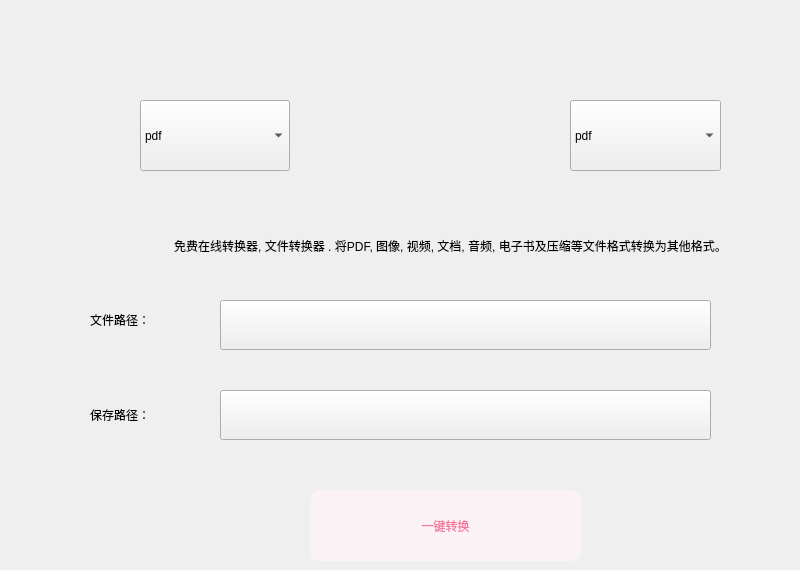
    <widget class="QWidget" name="page_1">
     <widget class="QComboBox" name="comboBox">
      <property name="geometry">
       <rect>
        <x>140</x>
        <y>100</y>
        <width>150</width>
        <height>71</height>
       </rect>
      </property>
      <property name="styleSheet">
       <string notr="true">font: 87 25pt &quot;Arial Black&quot;;</string>
      </property>
      <item>
       <property name="text">
        <string>pdf</string>
       </property>
      </item>
      <item>
       <property name="text">
        <string>image</string>
       </property>
      </item>
      <item>
       <property name="text">
        <string>word</string>
       </property>
      </item>
     </widget>
     <widget class="QComboBox" name="comboBox_2">
      <property name="geometry">
       <rect>
        <x>570</x>
        <y>100</y>
        <width>151</width>
        <height>71</height>
       </rect>
      </property>
      <property name="styleSheet">
       <string notr="true">font: 87 25pt &quot;Arial Black&quot;;</string>
      </property>
      <item>
       <property name="text">
        <string>pdf</string>
       </property>
      </item>
      <item>
       <property name="text">
        <string>image</string>
       </property>
      </item>
      <item>
       <property name="text">
        <string>word</string>
       </property>
      </item>
     </widget>
     <widget class="QLabel" name="label_12">
      <property name="geometry">
       <rect>
        <x>370</x>
        <y>80</y>
        <width>121</width>
        <height>111</height>
       </rect>
      </property>
      <property name="styleSheet">
       <string notr="true">border: 0px solid black;</string>
      </property>
      <property name="text">
       <string/>
      </property>
      <property name="pixmap">
       <pixmap>C:/Users/29549/Pictures/导 (2).png</pixmap>
      </property>
      <property name="scaledContents">
       <bool>true</bool>
      </property>
     </widget>
     <widget class="QLabel" name="label_32">
      <property name="geometry">
       <rect>
        <x>90</x>
        <y>300</y>
        <width>111</width>
        <height>40</height>
       </rect>
      </property>
      <property name="styleSheet">
       <string notr="true">border: 0px solid;
font: 75 18pt &quot;微软雅黑&quot;;</string>
      </property>
      <property name="text">
       <string>文件路径：</string>
      </property>
     </widget>
     <widget class="QLabel" name="label_33">
      <property name="geometry">
       <rect>
        <x>90</x>
        <y>390</y>
        <width>111</width>
        <height>50</height>
       </rect>
      </property>
      <property name="styleSheet">
       <string notr="true">border: 0px solid;
font: 75 18pt &quot;微软雅黑&quot;;</string>
      </property>
      <property name="text">
       <string>保存路径：</string>
      </property>
     </widget>
     <widget class="QPushButton" name="pushButton_4">
      <property name="geometry">
       <rect>
        <x>220</x>
        <y>390</y>
        <width>491</width>
        <height>50</height>
       </rect>
      </property>
      <property name="styleSheet">
       <string notr="true">font: 87 12pt &quot;Arial Black&quot;;</string>
      </property>
      <property name="text">
       <string/>
      </property>
     </widget>
     <widget class="QLabel" name="label_34">
      <property name="geometry">
       <rect>
        <x>110</x>
        <y>230</y>
        <width>681</width>
        <height>31</height>
       </rect>
      </property>
      <property name="styleSheet">
       <string notr="true">border: 0px solid black;</string>
      </property>
      <property name="text">
       <string>免费在线转换器, 文件转换器 . 将PDF, 图像, 视频, 文档, 音频, 电子书及压缩等文件格式转换为其他格式。</string>
      </property>
      <property name="alignment">
       <set>Qt::AlignCenter</set>
      </property>
     </widget>
     <widget class="QPushButton" name="pushButton_5">
      <property name="geometry">
       <rect>
        <x>220</x>
        <y>300</y>
        <width>491</width>
        <height>50</height>
       </rect>
      </property>
      <property name="styleSheet">
       <string notr="true">font: 87 12pt &quot;Arial Black&quot;;</string>
      </property>
      <property name="text">
       <string/>
      </property>
     </widget>
     <widget class="QToolButton" name="toolButton_15">
      <property name="geometry">
       <rect>
        <x>310</x>
        <y>490</y>
        <width>271</width>
        <height>71</height>
       </rect>
      </property>
      <property name="styleSheet">
       <string notr="true">background:#faf2f5;
color:#f6769d;
font: 25pt &quot;Agency FB&quot;;
border-radius:10px;</string>
      </property>
      <property name="text">
       <string>一键转换</string>
      </property>
     </widget>
    </widget>
